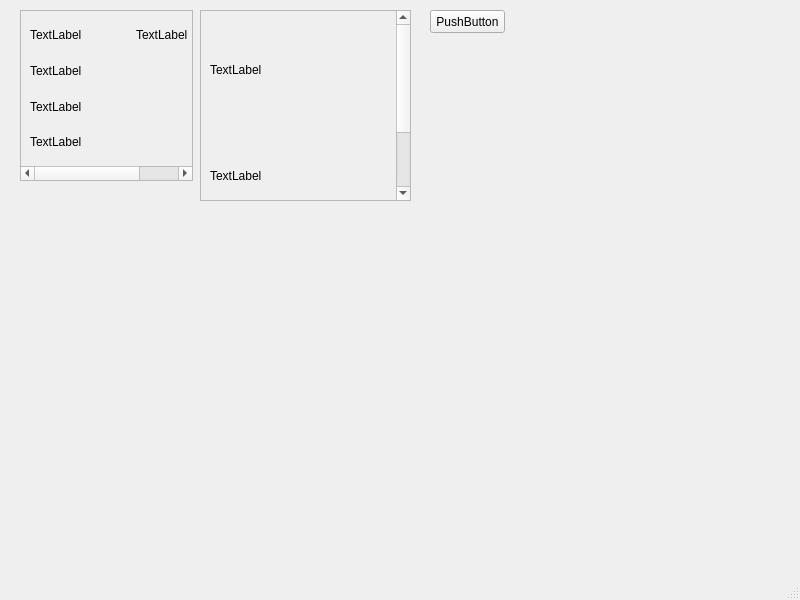
<?xml version="1.0" encoding="UTF-8"?>
<ui version="4.0">
 <class>TestWindow</class>
 <widget class="QMainWindow" name="TestWindow">
  <property name="geometry">
   <rect>
    <x>0</x>
    <y>0</y>
    <width>800</width>
    <height>600</height>
   </rect>
  </property>
  <property name="windowTitle">
   <string>MainWindow</string>
  </property>
  <widget class="QWidget" name="centralwidget">
   <widget class="QScrollArea" name="scrollArea">
    <property name="geometry">
     <rect>
      <x>20</x>
      <y>10</y>
      <width>173</width>
      <height>171</height>
     </rect>
    </property>
    <property name="widgetResizable">
     <bool>true</bool>
    </property>
    <widget class="QWidget" name="scrollAreaWidgetContents">
     <property name="geometry">
      <rect>
       <x>0</x>
       <y>0</y>
       <width>224</width>
       <height>152</height>
      </rect>
     </property>
     <layout class="QGridLayout" name="gridLayout">
      <item row="1" column="0">
       <widget class="QLabel" name="label">
        <property name="text">
         <string>TextLabel</string>
        </property>
       </widget>
      </item>
      <item row="2" column="0">
       <widget class="QLabel" name="label_4">
        <property name="text">
         <string>TextLabel</string>
        </property>
       </widget>
      </item>
      <item row="0" column="0">
       <widget class="QLabel" name="label_2">
        <property name="minimumSize">
         <size>
          <width>100</width>
          <height>0</height>
         </size>
        </property>
        <property name="text">
         <string>TextLabel</string>
        </property>
       </widget>
      </item>
      <item row="5" column="0">
       <widget class="QLabel" name="label_3">
        <property name="text">
         <string>TextLabel</string>
        </property>
       </widget>
      </item>
      <item row="0" column="1">
       <widget class="QLabel" name="label_10">
        <property name="text">
         <string>TextLabel</string>
        </property>
       </widget>
      </item>
      <item row="0" column="2">
       <widget class="QLabel" name="label_11">
        <property name="text">
         <string>TextLabel</string>
        </property>
       </widget>
      </item>
     </layout>
    </widget>
   </widget>
   <widget class="QScrollArea" name="scrollArea_2">
    <property name="geometry">
     <rect>
      <x>200</x>
      <y>10</y>
      <width>211</width>
      <height>191</height>
     </rect>
    </property>
    <property name="widgetResizable">
     <bool>true</bool>
    </property>
    <widget class="QWidget" name="scrollAreaWidgetContents_2">
     <property name="geometry">
      <rect>
       <x>0</x>
       <y>0</y>
       <width>192</width>
       <height>281</height>
      </rect>
     </property>
     <layout class="QVBoxLayout" name="verticalLayout_2">
      <item>
       <widget class="QLabel" name="label_5">
        <property name="minimumSize">
         <size>
          <width>0</width>
          <height>100</height>
         </size>
        </property>
        <property name="text">
         <string>TextLabel</string>
        </property>
       </widget>
      </item>
      <item>
       <widget class="QLabel" name="label_9">
        <property name="minimumSize">
         <size>
          <width>0</width>
          <height>100</height>
         </size>
        </property>
        <property name="text">
         <string>TextLabel</string>
        </property>
       </widget>
      </item>
      <item>
       <widget class="QLabel" name="label_8">
        <property name="text">
         <string>TextLabel</string>
        </property>
       </widget>
      </item>
      <item>
       <widget class="QLabel" name="label_7">
        <property name="text">
         <string>TextLabel</string>
        </property>
       </widget>
      </item>
      <item>
       <widget class="QLabel" name="label_6">
        <property name="text">
         <string>TextLabel</string>
        </property>
       </widget>
      </item>
     </layout>
    </widget>
   </widget>
   <widget class="QPushButton" name="pushButton">
    <property name="geometry">
     <rect>
      <x>430</x>
      <y>10</y>
      <width>75</width>
      <height>23</height>
     </rect>
    </property>
    <property name="text">
     <string>PushButton</string>
    </property>
   </widget>
   <widget class="QLabel" name="label_12">
    <property name="geometry">
     <rect>
      <x>80</x>
      <y>290</y>
      <width>251</width>
      <height>231</height>
     </rect>
    </property>
    <property name="text">
     <string/>
    </property>
    <property name="pixmap">
     <pixmap>../../../../Users/Дмитрий/OneDrive/Pictures/Feedback/{7EB6D98E-487B-4272-9E64-458B3C8E294E}/Capture001.png</pixmap>
    </property>
   </widget>
   <widget class="QLabel" name="label_13">
    <property name="geometry">
     <rect>
      <x>200</x>
      <y>380</y>
      <width>81</width>
      <height>71</height>
     </rect>
    </property>
    <property name="text">
     <string/>
    </property>
    <property name="pixmap">
     <pixmap>../../../../Users/Дмитрий/OneDrive/Pictures/Подпись.png</pixmap>
    </property>
   </widget>
  </widget>
  <widget class="QMenuBar" name="menubar">
   <property name="geometry">
    <rect>
     <x>0</x>
     <y>0</y>
     <width>800</width>
     <height>21</height>
    </rect>
   </property>
  </widget>
  <widget class="QStatusBar" name="statusbar"/>
 </widget>
 <resources/>
 <connections/>
</ui>
